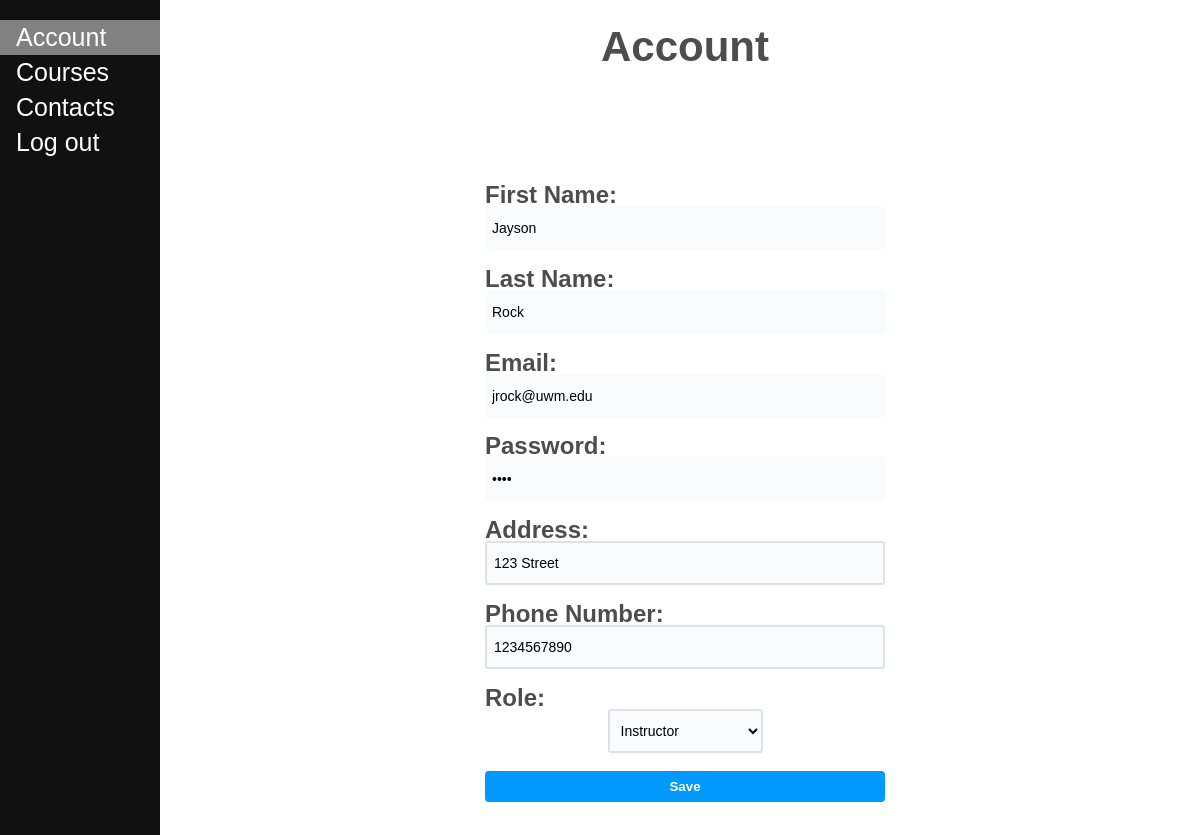
The page /account/ (signed in) on the database its author committed.
### ourapp/models.py (models this page shows, shortened)
class MyUser(models.Model):
    first_name = models.CharField(max_length=100, default=None)
    last_name = models.CharField(max_length=100, default=None)
    password = models.CharField(max_length=100, default=None)
    address = models.CharField(max_length=100, default=None)
    email = models.EmailField(default=None)
    phone_number = models.CharField(max_length=15, default=None)
    role = models.CharField(max_length=100, default=None, choices=Role.choices)
    skills = models.ManyToManyField(Skill, default=None, blank=True)

### ourapp/views.py (the view, shortened to what this page needs)
# urls.py: path('account/', views.CreateAccounts.as_view(), name='account'),
class CreateAccounts(View):
    def get(self, request):
        ValidSession = validate_session(request)
        if not ValidSession:
            return redirect("/")
        request.session['submitted'] = False
        accounts = MyUser.objects.all()
        email = request.session['name']
        user = get_user(email)
        skills = user.skills.all()
        return render(request, "account.html", {"accounts": accounts, "skills": skills})

### ourapp/helper_methods.py (called while the page is built)
def validate_session(request):
    try:
        key = request.session['name']
    except:
        return False
    return True

def get_user(email):
    if valid_email_format(email) != "Valid":
        raise TypeError("The get_user() function requires a valid email to be used as input")
    try:
        u = MyUser.objects.get(email__iexact=email)
        return u
    except:
        return None

def valid_email_format(email):
    if "@" not in email:
        return "Email does not contain @."
    elif ' ' in email:
        return "Email should not contain a space."
    else:
        return "Valid"

### ourapp/templates/account.html (shortened to what this page needs)
<!DOCTYPE html>
<html lang="en">
<head>
    {% load static %}
    <link rel="stylesheet" href="{% static 'styles.css' %}">
</head>
<body>
    <div class="sidenav">
        <a href="/account/" class="current">Account</a>
        <a href="/course/">Courses</a>
        <a href="/contacts/">Contacts</a>
        <a href="/">Log out</a>
    </div>
    <div class="main">
        <section>
            <h2>Account</h2>
            <div class="container accountInfo">
                {% for i in accounts %}
                    {% if i.email == request.session.name %}
                        <form action="/account/" method="post"> {% csrf_token %}
                            <h1 class="accLabel">First Name: </h1>
                            <input class="form-field noBord" type="text" value="{{ i.first_name }}" placeholder="First Name" name="first_name" readonly>
                            <h1 class="accLabel">Last Name: </h1>
                            <input class="form-field noBord" type="text" value="{{ i.last_name }}" placeholder="Last Name" name="last_name" readonly>
                            <h1 class="accLabel">Email: </h1>
                            <input class="form-field noBord" type="text" value="{{ i.email }}" placeholder="Email" name="email" readonly>
                            <h1 class="accLabel">Password: </h1>
                            <input class="form-field noBord" type="password" value="{{ i.password }}" placeholder="Password" name="password" readonly>
                            <h1 class="accLabel">Address: </h1>
                            <input class="form-field" type="text" value="{{ i.address }}" placeholder="Address" name="address" required>
                            <h1 class="accLabel">Phone Number: </h1>
                            <input class="form-field" type="text" value="{{ i.phone_number }}" placeholder="Phone Number" name="phone_number" required>
                            <h1 class="accLabel">Role: </h1>
                            <select class="form-field selector" name="role" >
                                {% if i.role == "supervisor" %}
                                    <option value="supervisor" selected>Supervisor</option>
                                    <option value="instructor" disabled>Instructor</option>
                                    <option value="ta" disabled>Teaching Assistant</option>
                                {% elif i.role == "instructor" %}
                                    <option value="instructor" selected>Instructor</option>
                                {% else %}
                                    <option value="supervisor" disabled>Supervisor</option>
                                    <option value="instructor" disabled>Instructor</option>
                                    <option value="ta" selected>Teaching Assistant</option>
                                {% endif %}
                            </select>
                            <button type="submit" name="create_butt" class="subButt">Save</button>
                        </form>
                    {% endif %}
                {% endfor %}
            </div>
        </section>
    </div>
</body>
</html>

### static/styles.css (style rules this page uses)
.selector { alignment: left; }
a:link { text-decoration: none; }
html { color: #4d4d4d; font-weight: 300; line-height: 1.44em; font-family: sans-serif; }
div { display: block; text-align: center; }
h1 { font-size: 24px; margin-top: 10px; margin-bottom: 25px; }
button { background: #0099FF; width: 100%; color: #FFFFFF; border-radius: 0.3em; display: inline-block; font-weight: bold; padding: 0.6em 1.3em; position: relative; text-decoration: none; border: 0px; }
input { width: 100% }
.container { background-color: #FFFFFF; border-radius: 3px; padding: 25px 40px; box-shadow: 0px 0px 0px 1px rgb(0 0 0 / 8%); max-width: 400px; margin: auto; margin-top: 100px; position: relative; }
.form-field { font-size: 14px; background-color: #FAFBFC; border: 2px solid #DFE1E6; box-sizing: border-box; border-radius: 3px; height: 44px; padding: 0.5em; max-width: 400px; margin: 0 0 1.2em; }
::placeholder { color: #A8A9AC }
.sidenav { height: 100%; width: 160px; position: fixed; z-index: 1; top: 0; left: 0; background-color: #111111; overflow-x: hidden; padding-top: 20px; }
.sidenav a { padding: 6px 8px 6px 16px; text-decoration: none; text-align: left; font-size: 25px; color: #FFFFFF; display: block; }
.main { margin-left: 170px; font-size: 28px; padding: 0px 10px; }
.current { background-color: #818181; color: #111; }
.accountInfo { box-shadow: 0px 0px 0px 1px rgb(0 0 0 / 0%); }
.noBord { border: none; }
.accLabel { text-align: left; margin: 0; }

### rows shown on the page
MyUser: first_name "Jayson", last_name "Rock", email "jrock@uwm.edu", address "123 Street", phone_number "1234567890", role "Instructor"
